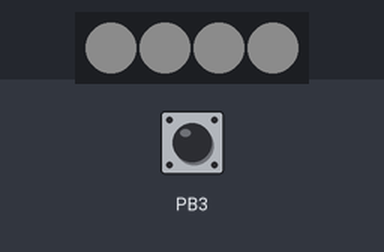
Simulated run of this sketch. Board: ATtiny85, built with avr-gcc and run on an emulated ATtiny85. Shown: 4 RGB LEDs in strip order, left to right. Inputs (shaded band) come from the test bench; at power-on: PB3 HIGH. Dim RGB values are drawn brighter than linear.

Above: at 1.2 s.
1.3 s: PB3 pulled LOW for 0.15 s
At 1.75 s:
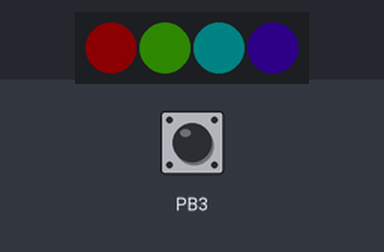
4.3 s: PB3 pulled LOW for 1 s
At 5.06 s:
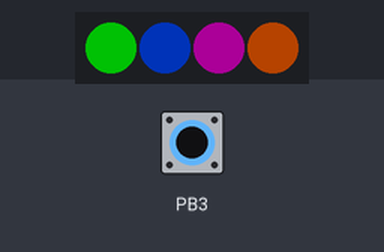
8.3 s: PB3 pulled LOW for 0.15 s
At 8.99 s:
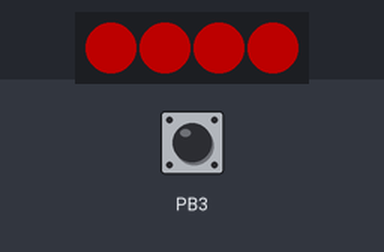
11.3 s: PB3 pulled LOW for 0.15 s
At 12.4 s:
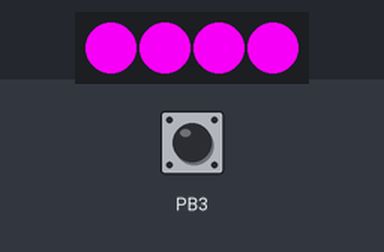
14.4 s: PB3 pulled LOW for 0.15 s
At 15.07 s:
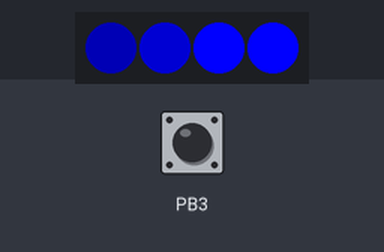
17.4 s: PB3 pulled LOW for 0.15 s
At 18.05 s:
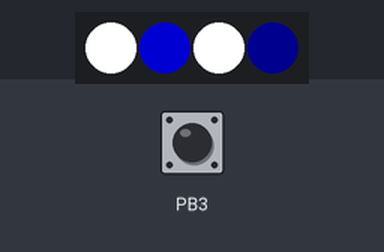
Timing chart, 0 to 21.4 s (numbered marks = the images above; inputs shaded):
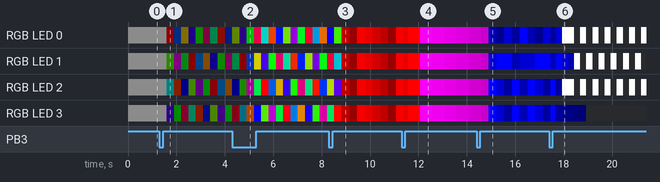

The sketch:

TinyJewel85_Test.ino
```cpp
#include <Adafruit_NeoPixel.h>
#ifdef __AVR__
#include <avr/power.h>
#endif

// Pattern types supported:
enum  pattern { NONE, RAINBOW_CYCLE, THEATER_CHASE, COLOR_WIPE, SCANNER, FADE };
// Patern directions supported:
enum  direction { FORWARD, REVERSE };
float potard;// declare float to store potientiometer value

// NeoPattern Class - derived from the Adafruit_NeoPixel class
class NeoPatterns : public Adafruit_NeoPixel
{
  public:

    // Member Variables:
    pattern  ActivePattern;  // which pattern is running
    direction Direction;     // direction to run the pattern

    unsigned long Interval;   // milliseconds between updates
    unsigned long lastUpdate; // last update of position

    uint32_t Color1, Color2;  // What colors are in use
    uint16_t TotalSteps;  // total number of steps in the pattern
    uint16_t Index;  // current step within the pattern

    void (*OnComplete)();  // Callback on completion of pattern

    // Constructor - calls base-class constructor to initialize strip
    NeoPatterns(uint16_t pixels, uint8_t pin, uint8_t type, void (*callback)())
      : Adafruit_NeoPixel(pixels, pin, type)
    {
      OnComplete = callback;
    }

    // Update the pattern
    void Update()
    {
      if ((millis() - lastUpdate) > Interval) // time to update
      {
        lastUpdate = millis();
        switch (ActivePattern)
        {
          case RAINBOW_CYCLE:
            RainbowCycleUpdate();
            break;
          case THEATER_CHASE:
            TheaterChaseUpdate();
            break;
          case COLOR_WIPE:
            ColorWipeUpdate();
            break;
          case SCANNER:
            ScannerUpdate();
            break;
          case FADE:
            FadeUpdate();
            break;
          default:
            break;
        }
      }
    }

    // Increment the Index and reset at the end
    void Increment()
    {
      if (Direction == FORWARD)
      {
        Index++;
        if (Index >= TotalSteps)
        {
          Index = 0;
          if (OnComplete != NULL)
          {
            OnComplete(); // call the comlpetion callback
          }
        }
      }
      else // Direction == REVERSE
      {
        --Index;
        if (Index <= 0)
        {
          Index = TotalSteps - 1;
          if (OnComplete != NULL)
          {
            OnComplete(); // call the comlpetion callback
          }
        }
      }
    }

    // Reverse pattern direction
    void Reverse()
    {
      if (Direction == FORWARD)
      {
        Direction = REVERSE;
        Index = TotalSteps - 1;
      }
      else
      {
        Direction = FORWARD;
        Index = 0;
      }
    }

    // Initialize for a RainbowCycle
    void RainbowCycle(uint8_t interval, direction dir = FORWARD)
    {
      ActivePattern = RAINBOW_CYCLE;
      Interval = interval;
      TotalSteps = 255;
      Index = 0;
      Direction = dir;
    }

    // Update the Rainbow Cycle Pattern
    void RainbowCycleUpdate()
    {
      for (int i = 0; i < numPixels(); i++)
      {
        setPixelColor(i, Wheel(((i * 256 / numPixels()) + Index) & 255));
      }
      show();
      Increment();
    }

    // Initialize for a Theater Chase
    void TheaterChase(uint32_t color1, uint32_t color2, uint8_t interval, direction dir = FORWARD)
    {
      ActivePattern = THEATER_CHASE;
      Interval = interval;
      TotalSteps = numPixels();
      Color1 = color1;
      Color2 = color2;
      Index = 0;
      Direction = dir;
    }

    // Update the Theater Chase Pattern
    void TheaterChaseUpdate()
    {
      for (int i = 0; i < numPixels(); i++)
      {
        if ((i + Index) % 3 == 0)
        {
          setPixelColor(i, Color1);
        }
        else
        {
          setPixelColor(i, Color2);
        }
      }
      show();
      Increment();
    }

    // Initialize for a ColorWipe
    void ColorWipe(uint32_t color, uint8_t interval, direction dir = FORWARD)
    {
      ActivePattern = COLOR_WIPE;
      Interval = interval;
      TotalSteps = numPixels();
      Color1 = color;
      Index = 0;
      Direction = dir;
    }

    // Update the Color Wipe Pattern
    void ColorWipeUpdate()
    {
      setPixelColor(Index, Color1);
      show();
      Increment();
    }

    // Initialize for a SCANNNER
    void Scanner(uint32_t color1, uint8_t interval)
    {
      ActivePattern = SCANNER;
      Interval = interval;
      TotalSteps = (numPixels() - 1) * 2;
      Color1 = color1;
      Index = 0;
    }

    // Update the Scanner Pattern
    void ScannerUpdate()
    {
      for (int i = 0; i < numPixels(); i++)
      {
        if (i == Index)  // Scan Pixel to the right
        {
          setPixelColor(i, Color1);
        }
        else if (i == TotalSteps - Index) // Scan Pixel to the left
        {
          setPixelColor(i, Color1);
        }
        else // Fading tail
        {
          setPixelColor(i, DimColor(getPixelColor(i)));
        }
      }
      show();
      Increment();
    }

    // Initialize for a Fade
    void Fade(uint32_t color1, uint32_t color2, uint16_t steps, uint8_t interval, direction dir = FORWARD)
    {
      ActivePattern = FADE;
      Interval = interval;
      TotalSteps = steps;
      Color1 = color1;
      Color2 = color2;
      Index = 0;
      Direction = dir;
    }

    // Update the Fade Pattern
    void FadeUpdate()
    {
      // Calculate linear interpolation between Color1 and Color2
      // Optimise order of operations to minimize truncation error
      uint8_t red = ((Red(Color1) * (TotalSteps - Index)) + (Red(Color2) * Index)) / TotalSteps;
      uint8_t green = ((Green(Color1) * (TotalSteps - Index)) + (Green(Color2) * Index)) / TotalSteps;
      uint8_t blue = ((Blue(Color1) * (TotalSteps - Index)) + (Blue(Color2) * Index)) / TotalSteps;

      ColorSet(Color(red, green, blue));
      show();
      Increment();
    }

    // Calculate 50% dimmed version of a color (used by ScannerUpdate)
    uint32_t DimColor(uint32_t color)
    {
      // Shift R, G and B components one bit to the right
      uint32_t dimColor = Color(Red(color) >> 1, Green(color) >> 1, Blue(color) >> 1);
      return dimColor;
    }

    // Set all pixels to a color (synchronously)
    void ColorSet(uint32_t color)
    {
      for (int i = 0; i < numPixels(); i++)
      {
        setPixelColor(i, color);
      }
      show();
    }

    // Returns the Red component of a 32-bit color
    uint8_t Red(uint32_t color)
    {
      return (color >> 16) & 0xFF;
    }

    // Returns the Green component of a 32-bit color
    uint8_t Green(uint32_t color)
    {
      return (color >> 8) & 0xFF;
    }

    // Returns the Blue component of a 32-bit color
    uint8_t Blue(uint32_t color)
    {
      return color & 0xFF;
    }

    // Input a value 0 to 255 to get a color value.
    // The colours are a transition r - g - b - back to r.
    uint32_t Wheel(byte WheelPos)
    {
      WheelPos = 255 - WheelPos;
      if (WheelPos < 85)
      {
        return Color((255 - WheelPos * 3 ) * potard, 0, (WheelPos * 3 ) * potard);
      }
      else if (WheelPos < 170)
      {
        WheelPos -= 85;
        return Color(0, (WheelPos * 3) * potard, (255 - WheelPos * 3) * potard);
      }
      else
      {
        WheelPos -= 170;
        return Color((WheelPos * 3) * potard, (255 - WheelPos * 3) * potard, 0);
      }
    }
};

void Ring1Complete();

// Define some NeoPatterns for the two rings and the stick
//  as well as some completion routines
NeoPatterns Ring1(4, 4, NEO_GRBW + NEO_KHZ800, &Ring1Complete);
// Initialize everything and prepare to start
int showType = 0;//initialize to the first animation

void setup()
{
#if defined (__AVR_ATtiny85__)
  if (F_CPU == 8000000) clock_prescale_set(clock_div_1);
#endif
  pinMode(3, INPUT);
  digitalWrite(3, HIGH );//set D3 to HIGH
  potard =  0.05;// value brightness ( between 0 - 1)
  // Initialize all the pixelStri1ps
  Ring1.begin();
  Ring1.ActivePattern = NONE;
  Ring1.ColorSet(Ring1.Color(0, 0, 0, 255 * potard));
}

// Main loop
void loop()
{
  // Update the rings.
  Ring1.Update();
  int b = checkButton();// Check Button for event and go to the event
  if (b == 1) clickEvent();
  if (b == 2) doubleClickEvent();
  if (b == 3) holdEvent();
  if (b == 4) longHoldEvent();
}
void clickEvent() {// Change animation
  showType++;
  if (showType > 7)
    showType = 0;
  startShow(showType);
}
void doubleClickEvent() { //Change to Mininum Luminosity
  potard =  0.05;
  startShow(showType);
}
void holdEvent() { //Change to Medium Luminosity
  potard =  0.35;
  startShow(showType);
}
void longHoldEvent() { //Change to Maximum Luminosity
  potard =  1;
  startShow(showType);
}
void startShow(int i) { //Chose between the animation
  switch (i) {
    case 0:
      //WHITE
      Ring1.ActivePattern = NONE;
      Ring1.ColorSet(Ring1.Color(0, 0, 0, 255 * potard));
      break;
    case 1:
      Ring1.TotalSteps = 255;
      Ring1.Interval = 1;
      Ring1.ActivePattern = RAINBOW_CYCLE;
      break;
    case 2:
      Ring1.TotalSteps = 10;
      Ring1.Color1 = Ring1.Color(255 * potard, 0, 0, 0);
      Ring1.Interval = 25;
      Ring1.ActivePattern = FADE;
      break;
    case 3:
      Ring1.TotalSteps = 10;
      Ring1.Color1 = Ring1.Color(255 * potard, 0, 255 * potard, 0);
      Ring1.Interval = 500;
      Ring1.ActivePattern = FADE;
      break;
    case 4:
      Ring1.TotalSteps = 5;
      Ring1.Color1 = Ring1.Color(0, 0, 255 * potard, 0);
      Ring1.Interval = 25;
      Ring1.ActivePattern = SCANNER;
      Ring1.Update();
      break;
    case 5:
      Ring1.TotalSteps = 2;
      Ring1.Color1 = Ring1.Color(0, 0, 0, 255 * potard );
      Ring1.Interval = 250;
      Ring1.ActivePattern = SCANNER;
      Ring1.Update();
      break;
    case 6:
      Ring1.TotalSteps = 5;
      Ring1.Interval = 25;
      Ring1.Color2 = Ring1.Color(0, 0, 0, 0);
      Ring1.Color1 = Ring1.Color(0, 255 * potard, 0, 0);
      Ring1.ActivePattern = THEATER_CHASE;
      break;
    case 7:
      Ring1.TotalSteps = 5;
      Ring1.Interval = 250;
      Ring1.Color2 = Ring1.Color(0, 0, 0, 0);
      Ring1.Color1 = Ring1.Color(255 * potard, 0, 0, 0);
      Ring1.ActivePattern = THEATER_CHASE;
      break;
  }
}


//-----------------------------------------------------------
//Completion Routines - get called on completion of a pattern
//------------------------------------------------------------

// Ring1 Completion Callback
void Ring1Complete()
{
  //Ring1.Reverse();
}
```

button.ino
```cpp
//By Jeff Saltzman
//Oct. 13, 2009
//http://forum.arduino.cc/index.php?topic=14479.0
//  MULTI-CLICK:  One Button, Multiple Events

// Button timing variables
int debounce = 30;          // ms debounce period to prevent flickering when pressing or releasing the button
int DCgap = 150;            // max ms between clicks for a double click event
int holdTime = 500;        // ms hold period: how long to wait for press+hold event
int longHoldTime = 900;    // ms long hold period: how long to wait for press+hold event

// Button variables
boolean buttonVal = HIGH;   // value read from button
boolean buttonLast = HIGH;  // buffered value of the button's previous state
boolean DCwaiting = false;  // whether we're waiting for a double click (down)
boolean DConUp = false;     // whether to register a double click on next release, or whether to wait and click
boolean singleOK = true;    // whether it's OK to do a single click
long downTime = -1;         // time the button was pressed down
long upTime = -1;           // time the button was released
boolean ignoreUp = false;   // whether to ignore the button release because the click+hold was triggered
boolean waitForUp = false;        // when held, whether to wait for the up event
boolean holdEventPast = false;    // whether or not the hold event happened already
boolean longHoldEventPast = false;// whether or not the long hold event happened already

int checkButton() {
   int event = 0;
   buttonVal = digitalRead(3);
   // Button pressed down
   if (buttonVal == LOW && buttonLast == HIGH && (millis() - upTime) > debounce)
   {
       downTime = millis();
       ignoreUp = false;
       waitForUp = false;
       singleOK = true;
       holdEventPast = false;
       longHoldEventPast = false;
       if ((millis()-upTime) < DCgap && DConUp == false && DCwaiting == true)  DConUp = true;
       else  DConUp = false;
       DCwaiting = false;
   }
   // Button released
   else if (buttonVal == HIGH && buttonLast == LOW && (millis() - downTime) > debounce)
   {
       if (not ignoreUp)
       {
           upTime = millis();
           if (DConUp == false) DCwaiting = true;
           else
           {
               event = 2;
               DConUp = false;
               DCwaiting = false;
               singleOK = false;
           }
       }
   }
   // Test for normal click event: DCgap expired
   if ( buttonVal == HIGH && (millis()-upTime) >= DCgap && DCwaiting == true && DConUp == false && singleOK == true && event != 2)
   {
       event = 1;
       DCwaiting = false;
   }
   // Test for hold
   if (buttonVal == LOW && (millis() - downTime) >= holdTime) {
       // Trigger "normal" hold
       if (not holdEventPast)
       {
           event = 3;
           waitForUp = true;
           ignoreUp = true;
           DConUp = false;
           DCwaiting = false;
           //downTime = millis();
           holdEventPast = true;
       }
       // Trigger "long" hold
       if ((millis() - downTime) >= longHoldTime)
       {
           if (not longHoldEventPast)
           {
               event = 4;
               longHoldEventPast = true;
           }
       }
   }
   buttonLast = buttonVal;
   return event;
}
```
